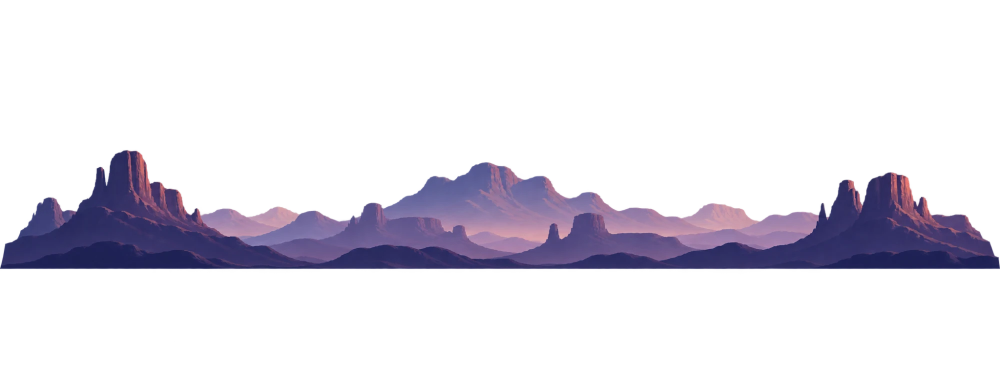
#> input picture cross-rush/assets-src/batch4/raw_0_bg_far.webp, 2000 x 750 px (shown at 1/2 size)
$ python process_batch4.py
#> lines starting #> are read from the running program, lines starting #| are printed output that depends on the picture
"""
process_batch4.py

Preprocesado de la cuarta tanda (dos capas de fondo del canon, pose de
caida del piloto, llama de REDLINE) hacia los PNG en src/sprites/. Mismo
pipeline simple que batch2/3: recorte al alpha real + reescalado.

Requisitos: pip install pillow numpy
No se ejecuta automaticamente en build/test: herramienta de autoria.
"""

from PIL import Image
import numpy as np

OUT = "../src/sprites"


def alpha_bbox(im, pad=4):
    arr = np.array(im)
    ys, xs = np.where(arr[:, :, 3] > 8)
    x0, x1 = max(0, xs.min() - pad), min(im.width, xs.max() + 1 + pad)
    y0, y1 = max(0, ys.min() - pad), min(im.height, ys.max() + 1 + pad)
    return im.crop((x0, y0, x1, y1))


def downscale(im, max_dim):
    scale = min(1.0, max_dim / max(im.size))
    if scale < 1.0:
        im = im.resize((round(im.width * scale), round(im.height * scale)), Image.LANCZOS)
    return im


JOBS = [
    ("batch4/raw_0_bg_far.webp", "bg_far.png", 1800),
    ("batch4/raw_1_bg_mid.webp", "bg_mid.png", 1800),
    ("batch4/raw_2_rider_crash.webp", "rider_crash.png", 420),
    ("batch4/raw_3_redline_fx.webp", "redline_fx.png", 500),
]

if __name__ == '__main__':
    for src, name, maxdim in JOBS:
        im = Image.open(src).convert('RGBA')
#> im is the input picture: PIL image 2000x750 RGBA; mean R, G, B, A 18.2, 15.3, 24.6, 45.8
        im = alpha_bbox(im)
#> in alpha_bbox, `x0, x1 = max(0, xs.min() - pad), min(im.width, xs.max() + 1 + pad)`: x0 = 0; x1 = 2000
#> in alpha_bbox, `y0, y1 = max(0, ys.min() - pad), min(im.height, ys.max() + 1 + pad)`: y0 = 295; y1 = 543
#> in alpha_bbox, `return im.crop((x0, y0, x1, y1))`:
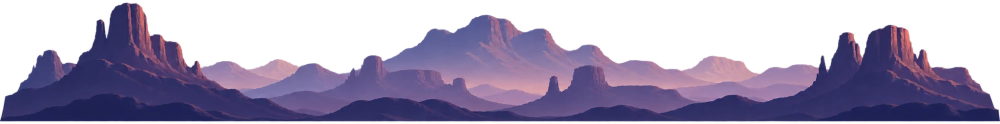
#> returned value: PIL image 2000x248 RGBA (shown at 1/2 size); mean R, G, B, A 54.9, 46.1, 74.3, 138.5; transparent parts drawn white
        im = downscale(im, maxdim)
#> in downscale, `im = im.resize((round(im.width * scale), round(im.height * scale)), Im..`:
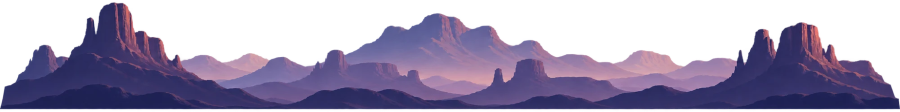
#> im: PIL image 1800x223 RGBA (shown at 1/2 size); mean R, G, B, A 52.6, 43.9, 71.6, 138.5; transparent parts drawn white
        im.save(f'{OUT}/{name}')
        print(name, im.size)
#| bg_far.png (1800, 223)
#> pass 2 of the loop `for src, name, maxdim in JOBS:`:
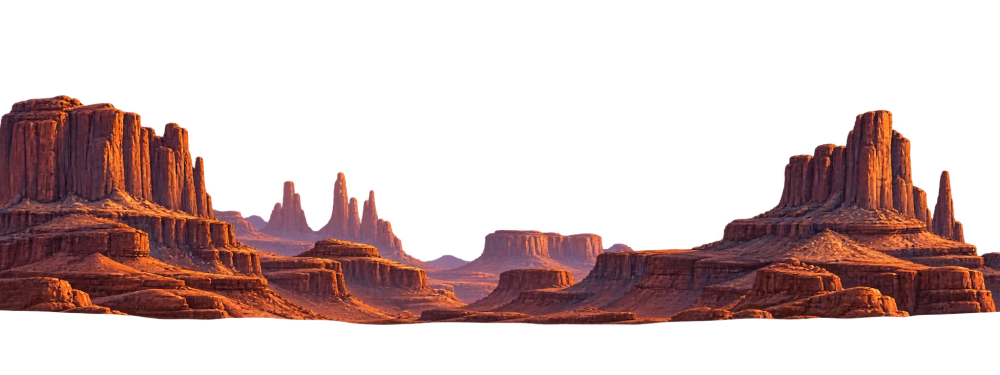
#> input picture cross-rush/assets-src/batch4/raw_1_bg_mid.webp, 2000 x 750 px (shown at 1/2 size)
#> im is the input picture: PIL image 2000x750 RGBA; mean R, G, B, A 42.6, 21, 19.7, 84.6
#> y0 = 185; y1 = 655
#> in alpha_bbox (call 2), `return im.crop((x0, y0, x1, y1))`:
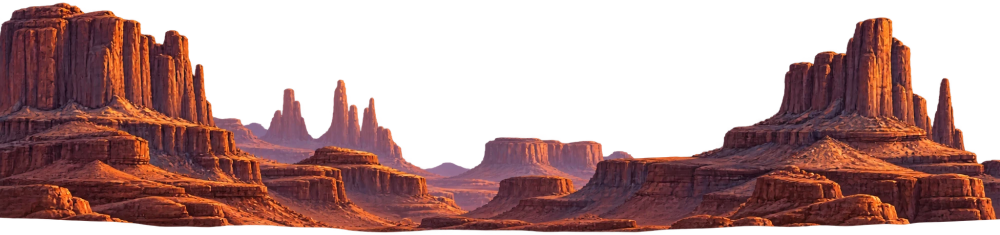
#> returned value: PIL image 2000x470 RGBA (shown at 1/2 size); mean R, G, B, A 68, 33.4, 31.5, 135; transparent parts drawn white
#> in downscale (call 2), `im = im.resize((round(im.width * scale), round(im.height * scale)), Im..`:
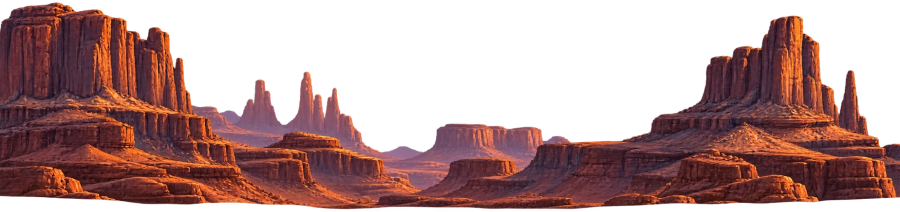
#> im: PIL image 1800x423 RGBA (shown at 1/2 size); mean R, G, B, A 66.1, 32, 30, 135; transparent parts drawn white
#| bg_mid.png (1800, 423)
#> pass 3 of the loop `for src, name, maxdim in JOBS:`:
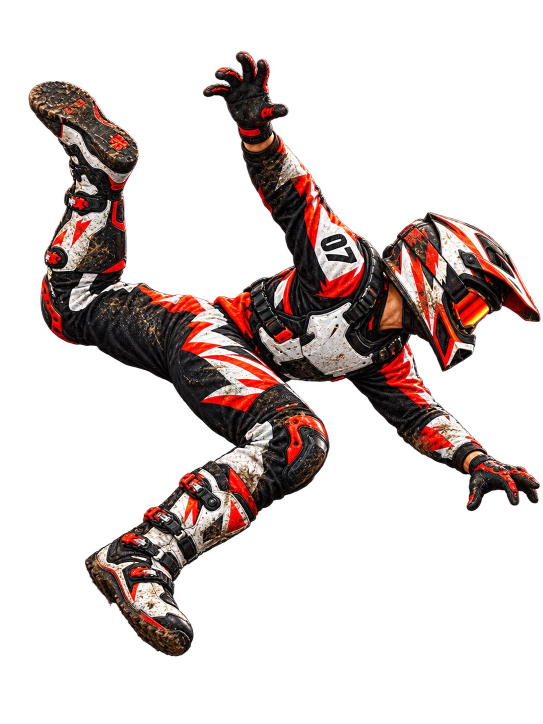
#> input picture cross-rush/assets-src/batch4/raw_2_rider_crash.webp, 1086 x 1448 px (shown at 1/2 size)
#> im is the input picture: PIL image 1086x1448 RGBA; mean R, G, B, A 31.5, 20.6, 18.8, 69.1
#> x0 = 52; x1 = 1086
#> y0 = 98; y1 = 1318
#> in alpha_bbox (call 3), `return im.crop((x0, y0, x1, y1))`:
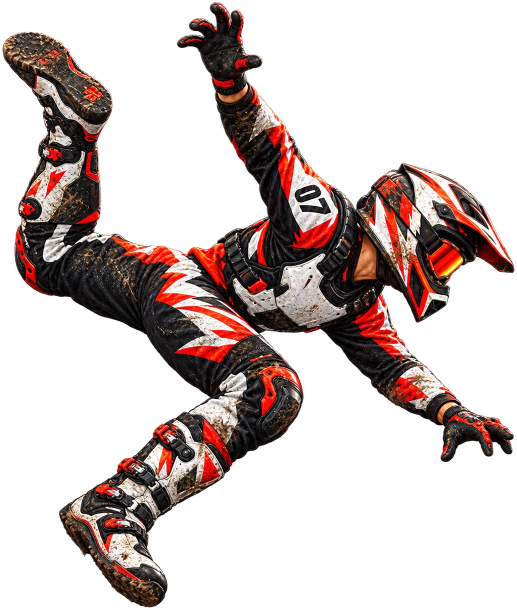
#> returned value: PIL image 1034x1220 RGBA (shown at 1/2 size); mean R, G, B, A 39.3, 25.7, 23.4, 86.1; transparent parts drawn white
#> in downscale (call 3), `im = im.resize((round(im.width * scale), round(im.height * scale)), Im..`:
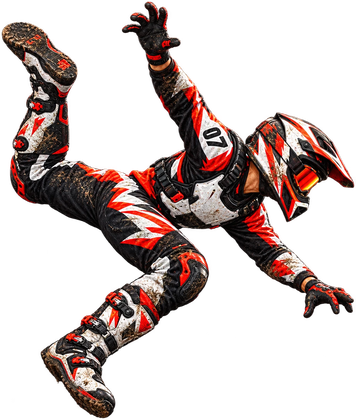
#> im: PIL image 356x420 RGBA; mean R, G, B, A 38.3, 25.2, 22.9, 86.2; transparent parts drawn white
#| rider_crash.png (356, 420)
#> the loop made 4 passes; the first 3 are shown
